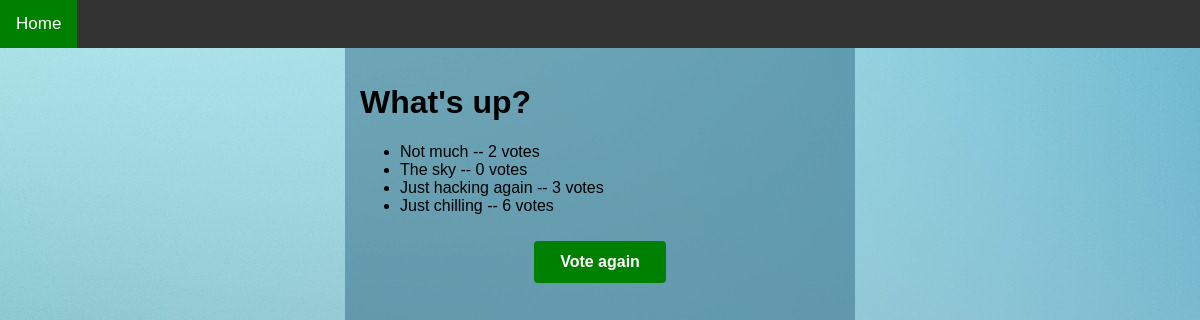
The page /1/results/ on the database as committed earlier.
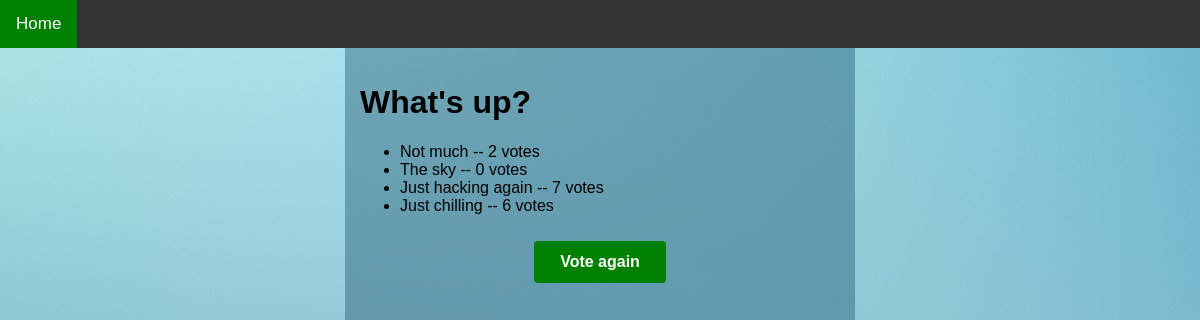
The same page on the database as committed later.
### main/models.py (models this page shows, shortened)
class Choice(models.Model):
    question = models.ForeignKey(Question, on_delete=models.CASCADE)
    choice_text = models.CharField(max_length=200)
    votes = models.IntegerField(default=0)

### main/views.py (the view)
# urls.py: path("<int:question_id>/results/", views.results, name="results"),
def results(request, question_id):
    question = get_object_or_404(Question, pk=question_id)
    return render(request, "main/results.html", {"question": question})

### main/templates/main/results.html
{% extends "main/base.html" %}
{% block content %}
    <h1>{{ question.question_text }}</h1>
    <ul>
    {% for choice in question.choice_set.all %}
        <li>{{ choice.choice_text }} -- {{ choice.votes }} vote{{ choice.votes|pluralize }}</li>
    {% endfor %}
    </ul>
    <div class="form-btn"><a class="btn" href="{% url 'main:detail' question.id %}">Vote again</a></div>
{% endblock content %}

Rows that differ between the two databases and show on the page:
changed Choice "Just hacking again": votes "3" → "7"
